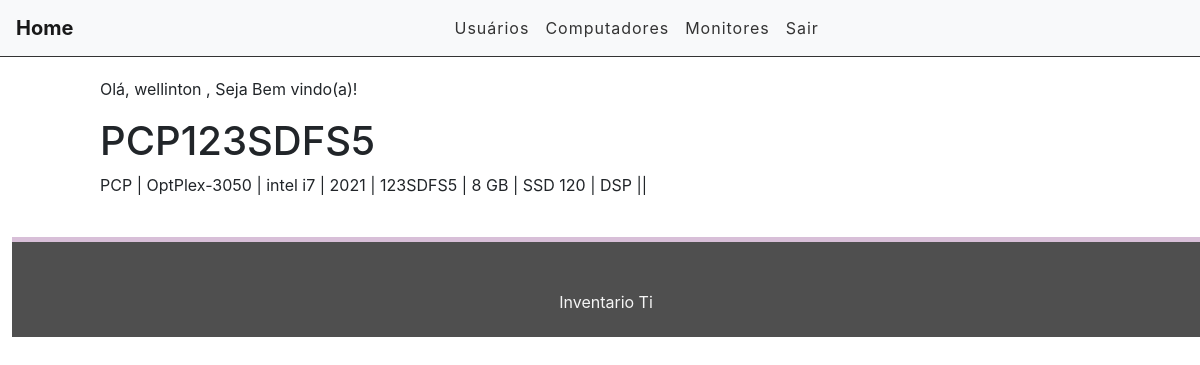
The app's page /computadores/computadores/1 (signed in), older data.
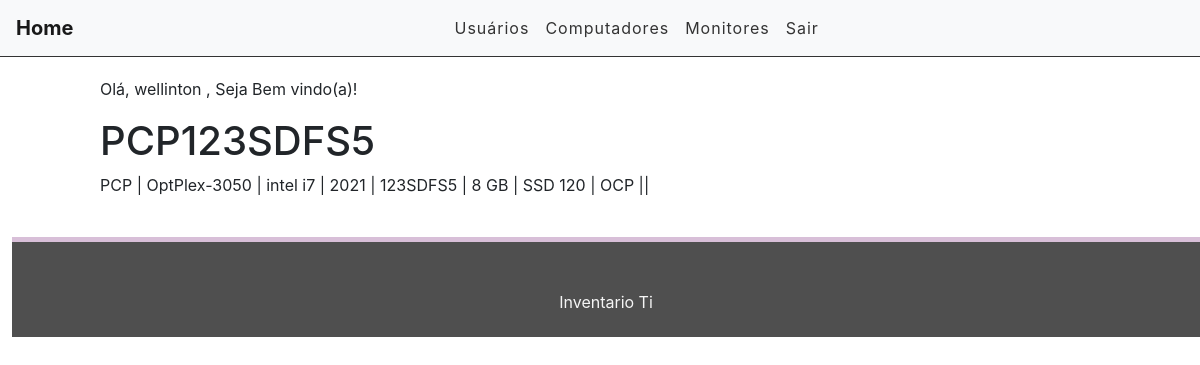
The same page, newer data.
### computadores/models.py (models this page shows)
class Maquinas(models.Model):
    TIPO = (('PCP', 'DESKTOP'),('NOT', 'NOTEBOOK'),)
    tipo = models.CharField(max_length=3, choices=TIPO, blank=False, null=False, default='PCP')
    nome_pc = models.CharField(max_length=30)
    modelo = models.CharField(max_length=30)
    processador = models.CharField(max_length=20)
    ano_compra = models.CharField(max_length=5)
    service_tag = models.CharField(max_length=15)
    memoria_ram = models.CharField(max_length=10)
    armazenamento = models.CharField(max_length=10)
    STATUS = (('DSP', 'Disponivel'), ('OCP', 'Ocupado'),)
    status = models.CharField(max_length=15, choices=STATUS, blank=False, null=False, default='Disponivel' )
    class Meta:
        verbose_name_plural = "Maquina"
    def __str__(self):
        return self.nome_pc

### computadores/views.py (the view)
# urls.py: path('computadores/<int:id>', views.maquinasView, name='maquinas_view'),
@login_required
def maquinasView(request, id):
    views = get_object_or_404(Maquinas, pk=id)
    print(views)
    return render(request, 'computadores/computadores_views.html', {'views': views})

### inventario/templates/computadores/computadores_views.html
{% extends 'base2.html' %}
{% load static %}
{% block content %}
<div class="offset-1 col-10 list-div">
    <p>Olá, {{ request.user.username }} , Seja Bem vindo(a)!</p>
    <h1> {{ views.nome_pc}} </h1>
    <p>{{ views.tipo }} | {{ views.modelo }} | {{ views.processador }} | {{ views.ano_compra }} | {{ views.service_tag }} | {{ views.memoria_ram }} | {{ views.armazenamento }} | {{ views.status }}   ||   </p><br>
</div>
{% endblock %}

Row changes from the older to the newer data that the page shows:
changed Maquinas "PCP123SDFS5": status "DSP" → "OCP"
